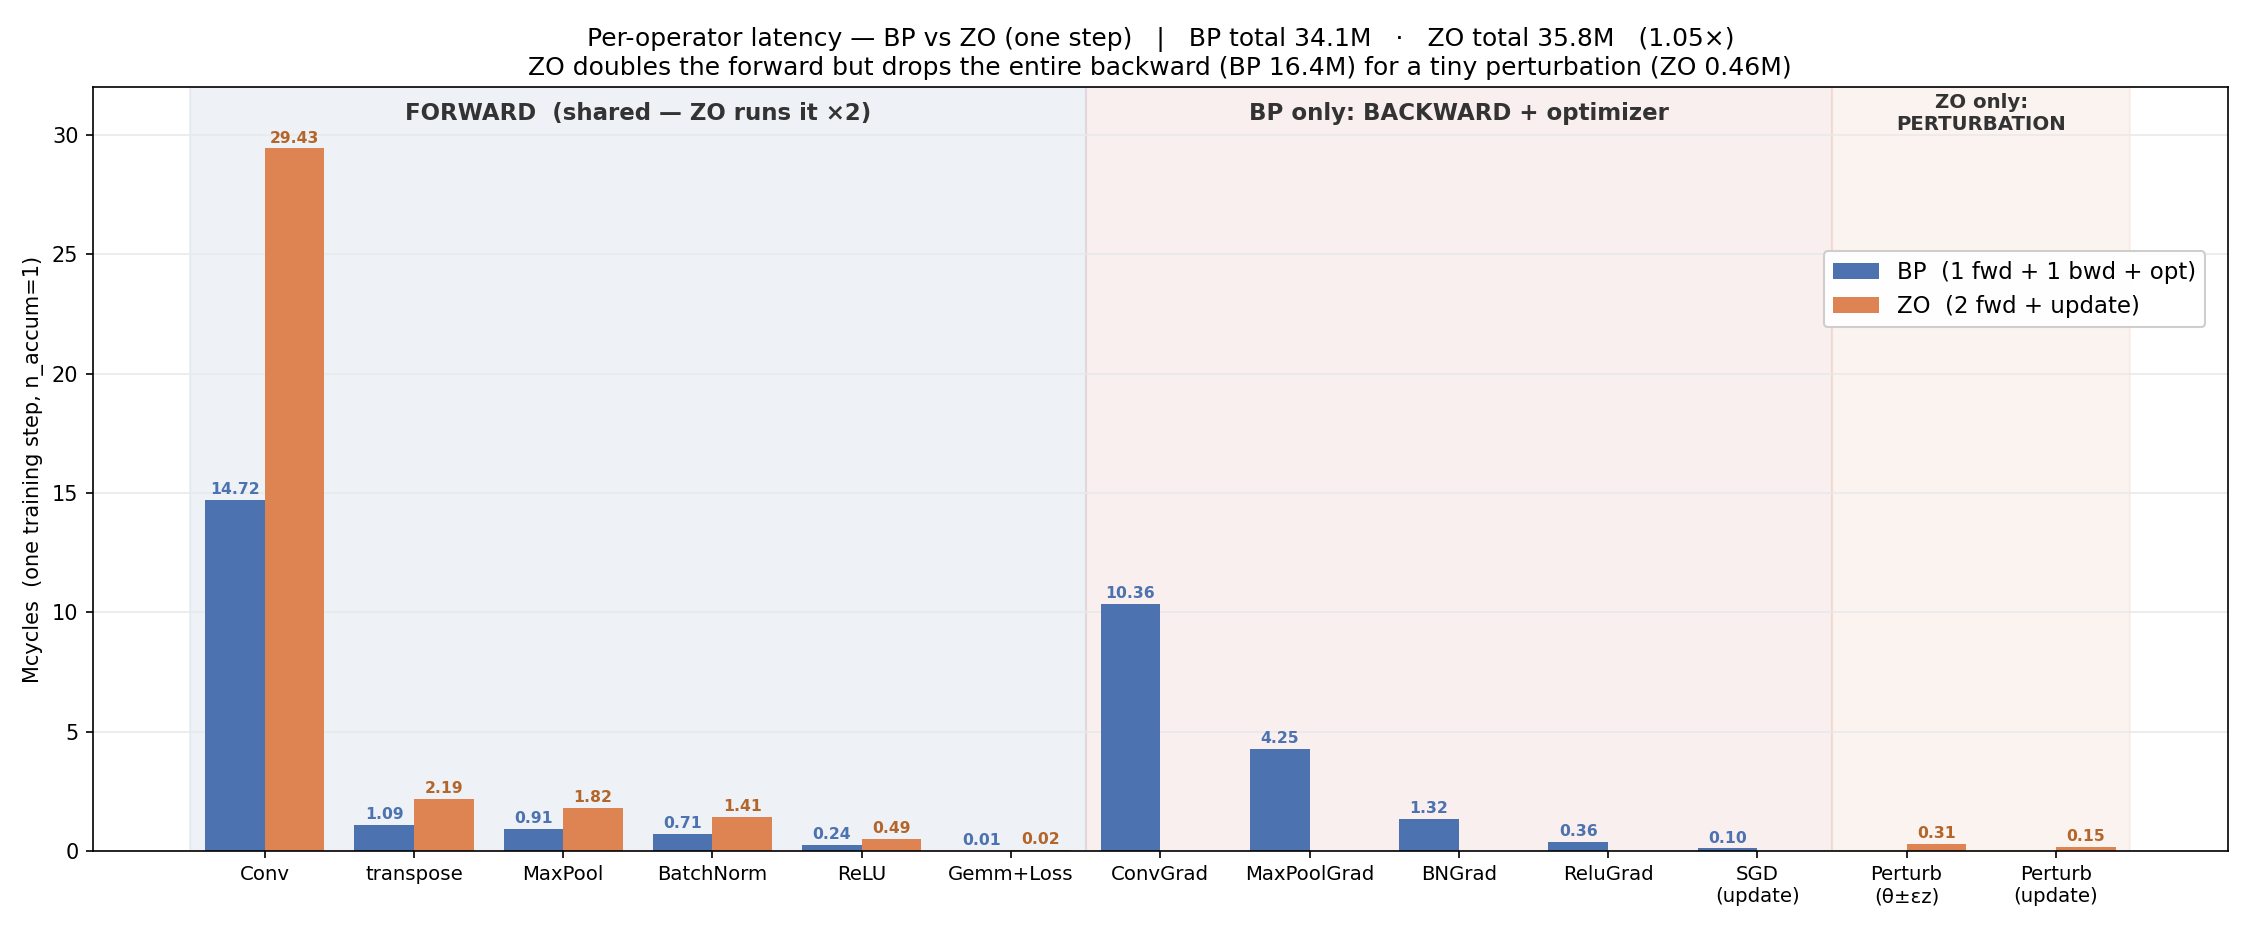

Source code (Python):
# Fused per-operator latency: BP (1 fwd + 1 bwd + opt) vs ZO/MeZO (2 perturbed fwd + update), one step, n_accum=1.
# Vertical grouped bars. Reads both profiletiling.log traces. Regions: shared FORWARD (ZO runs it 2x) |
# BP-only BACKWARD+optimizer | ZO-only PERTURBATION. BP: exp1_BP_argmax_off, ZO: exp6_ZO_single_step_latency.
import re, matplotlib
matplotlib.use("Agg"); import matplotlib.pyplot as plt; import numpy as np
from collections import defaultdict
from matplotlib.patches import Patch
rx=re.compile(r'^\[([^\]]+)\]\[[SD]B\]\[(\d+) ops\]\[Tile (\d+)\] (Pre-Kernel|Kernel|Post-Kernel)\s*:\s*(\d+) cycles')
def op(t):
    tl=t.lower()
    if "perturb" in tl and "updated" in tl: return "Perturb(update)"
    if "perturb" in tl: return "Perturb(theta)"
    if "convgrad" in tl or "gradconv" in tl: return "ConvGrad"
    if "maxpoolgrad" in tl or "gradmaxpool" in tl: return "MaxPoolGrad"
    if "batchnorm" in tl and "grad" in tl: return "BNGrad"
    if "relu" in tl and "grad" in tl: return "ReluGrad"
    if "gemm" in tl and "grad" in tl: return "GemmGrad"
    if "softmax" in tl and "grad" in tl: return "SoftmaxGrad"
    if "reducesum" in tl: return "Optim"
    if "accumulator" in tl: return "Optim"
    if t.startswith("sgd_"): return "Optim"
    if "transpose" in tl: return "transpose"
    if "batchnorm" in tl: return "BatchNorm"
    if "relu" in tl: return "ReLU"
    if "maxpool" in tl: return "MaxPool"
    if "gemm" in tl: return "Gemm+Loss"
    if "crossentropy" in tl or "softmax" in tl: return "Gemm+Loss"
    if "_conv_l2" in tl: return "Conv"
    return "Gemm+Loss"
def per_op(path):
    node=defaultdict(lambda:0)
    for ln in open(path):
        m=rx.match(ln)
        if m: node[op(m.group(1))]+=int(m.group(5))
    return node
BP=per_op("../../exp1_BP_argmax_off/logs/profiletiling.log")
ZO=per_op("../logs/profiletiling.log")
M=1e6
# x layout: forward (shared) | BP backward+opt | ZO perturbation
fwd =["Conv","transpose","MaxPool","BatchNorm","ReLU","Gemm+Loss"]
bwd =["ConvGrad","MaxPoolGrad","BNGrad","ReluGrad","Optim"]
pert=["Perturb(theta)","Perturb(update)"]
ops=fwd+bwd+pert
labels=[{"Perturb(theta)":"Perturb\n(θ±εz)","Perturb(update)":"Perturb\n(update)",
         "Optim":"SGD\n(update)"}.get(o,o) for o in ops]
bp=[BP.get(o,0)/M for o in ops]; zo=[ZO.get(o,0)/M for o in ops]
x=np.arange(len(ops)); w=0.40
cbp,czo="#4C72B0","#DD8452"
fig,ax=plt.subplots(figsize=(15,6.2))
# region shading
def span(i0,i1,color,txt,fs=11):
    ax.axvspan(i0-0.5,i1+0.5,color=color,alpha=0.09,zorder=0)
    ax.text((i0+i1)/2, 30.9, txt, ha="center", va="center", fontsize=fs, fontweight="bold", color="#333")
span(0,len(fwd)-1,"#4C72B0","FORWARD  (shared — ZO runs it ×2)")
span(len(fwd),len(fwd)+len(bwd)-1,"#C44E52","BP only: BACKWARD + optimizer")
span(len(fwd)+len(bwd),len(ops)-1,"#DD8452","ZO only:\nPERTURBATION",fs=9.5)
bbp=ax.bar(x-w/2,bp,w,color=cbp,label="BP  (1 fwd + 1 bwd + opt)")
bzo=ax.bar(x+w/2,zo,w,color=czo,label="ZO  (2 fwd + update)")
for xi,v in zip(x-w/2,bp):
    if v>0: ax.text(xi,v+0.25,f"{v:.2f}",ha="center",fontsize=7.5,color=cbp,fontweight="bold")
for xi,v in zip(x+w/2,zo):
    if v>0: ax.text(xi,v+0.25,f"{v:.2f}",ha="center",fontsize=7.5,color="#B4652A",fontweight="bold")
ax.set_xticks(x); ax.set_xticklabels(labels,fontsize=9.5)
ax.set_ylabel("Mcycles  (one training step, n_accum=1)"); ax.set_ylim(0,32)
ax.yaxis.grid(True,color="#e9e9e9"); ax.set_axisbelow(True)
tbp=sum(BP.values())/M; tzo=sum(ZO.values())/M
ax.set_title(f"Per-operator latency — BP vs ZO (one step)   |   BP total {tbp:.1f}M   ·   ZO total {tzo:.1f}M   "
             f"({tzo/tbp:.2f}×)\nZO doubles the forward but drops the entire backward "
             f"(BP {sum(BP.get(o,0) for o in bwd)/M:.1f}M) for a tiny perturbation (ZO {sum(ZO.get(o,0) for o in pert)/M:.2f}M)",
             fontsize=12)
ax.legend(loc="upper right",bbox_to_anchor=(0.995,0.80),fontsize=11,framealpha=.95)
plt.tight_layout(); plt.savefig("lat_fig2b_per_operator_BP_vs_ZO.png",dpi=150); plt.close()
print("saved lat_fig2b_per_operator_BP_vs_ZO.png")
print(f"BP {tbp:.2f}M  ZO {tzo:.2f}M  ({tzo/tbp:.3f}x)")
print("forward: BP", round(sum(BP.get(o,0) for o in fwd)/M,2),"ZO",round(sum(ZO.get(o,0) for o in fwd)/M,2))
print("bwd/opt: BP", round(sum(BP.get(o,0) for o in bwd)/M,2),"| perturb: ZO",round(sum(ZO.get(o,0) for o in pert)/M,3))
